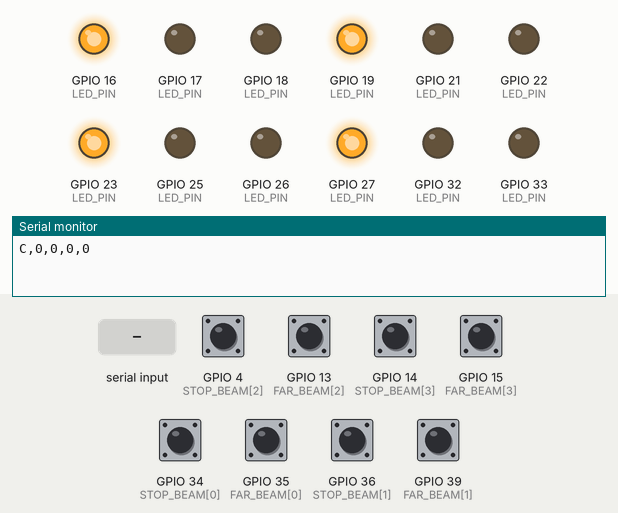
A sketch run on a simulated ESP32. On the bench: output pins drawn as LEDs (lit = HIGH), the last lines printed to the serial monitor. The test bench sets the inputs (shaded band); at power-on: GPIO 4 (STOP_BEAM[2]), GPIO 13 (FAR_BEAM[2]), GPIO 14 (STOP_BEAM[3]), GPIO 15 (FAR_BEAM[3]), GPIO 34 (STOP_BEAM[0]), GPIO 35 (FAR_BEAM[0]), GPIO 36 (STOP_BEAM[1]), GPIO 39 (FAR_BEAM[1]) HIGH.

Above: at 1.2 s.
1.3 s: "S,\n" received over Serial
4.3 s: "E,\n" received over Serial
At 6.4 s:
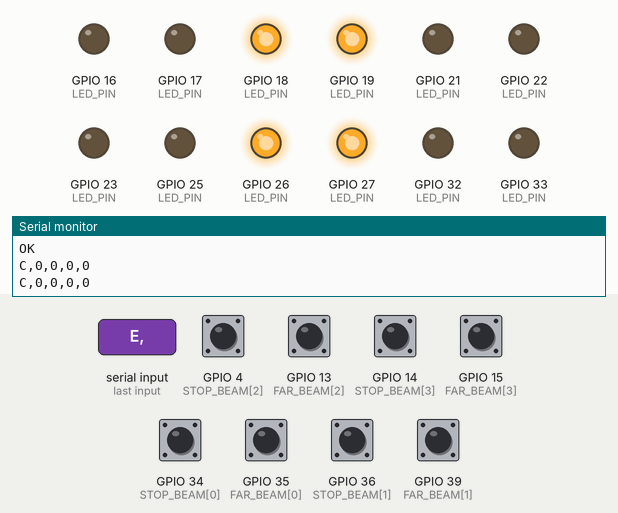
At 31.4 s:
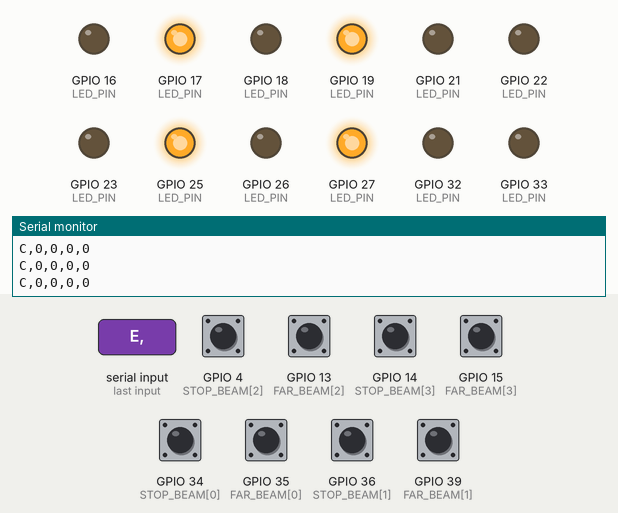
Timing chart, 0 to 36.5 s (numbered marks = the images above; inputs shaded):
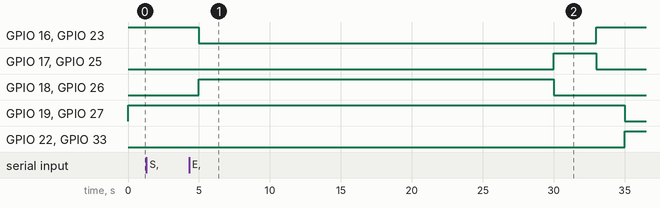

The sketch:

traffic_controller.ino
```cpp
/*
 * traffic_controller.ino - reference firmware for the signal-controller board (ESP32-DevKitC)
 *
 * NOT YET COMPILED OR FLASHED: written to match the serial protocol of the AdaptiveSignal
 * Control Console (prototype/index.html). Check pin numbers against your own wiring before use.
 *
 * Protocol (115200 baud, newline terminated)
 *   PC  -> board  S,<N>,<E>,<S>,<W>   each R | Y | G      set the four signal heads
 *   PC  -> board  E,<N|E|S|W>         emergency vehicle on that approach (informational)
 *   board -> PC   OK                  acknowledgement of every valid command
 *   board -> PC   C,<n>,<e>,<s>,<w>   vehicles currently inside each monitored zone (1 Hz)
 *
 * Safety rules enforced here, independent of the PC
 *   - conflicting greens are refused (N/S and E/W may not be green together)
 *   - a green may not follow a green of the other axis without >= 3 s yellow + 2 s all-red
 *   - if no valid S command arrives for 5 s the board runs a fixed 30 s / 30 s plan
 */

const uint8_t LED_PIN[4][3] = {      // R, Y, G for N, E, S, W
  {16, 17, 18}, {19, 21, 22}, {23, 25, 26}, {27, 32, 33}
};
const uint8_t STOP_BEAM[4] = {34, 36, 4, 14};   // IR beam at the stop line
const uint8_t FAR_BEAM[4]  = {35, 39, 13, 15};  // IR beam at the far end of the zone
const char    APPR[4]      = {'N', 'E', 'S', 'W'};

const uint32_t YELLOW_MS = 3000, ALLRED_MS = 2000, FAILSAFE_MS = 5000, FIXED_GREEN_MS = 30000;
const uint32_t DEBOUNCE_MS = 40;

char     shown[4]  = {'R', 'R', 'R', 'R'};   // what the LEDs currently display
char     wanted[4] = {'R', 'R', 'R', 'R'};   // last command from the PC
uint32_t lastCmdMs = 0;

int      zoneIn[4] = {0, 0, 0, 0}, zoneOut[4] = {0, 0, 0, 0};
bool     farPrev[4] = {false, false, false, false}, stopPrev[4] = {false, false, false, false};
uint32_t farT[4] = {0, 0, 0, 0}, stopT[4] = {0, 0, 0, 0};

// fixed-time fallback state
uint8_t  fbPhase = 0;                // 0 = N/S green, 1 = E/W green
uint8_t  fbStage = 0;                // 0 green, 1 yellow, 2 all red
uint32_t fbStart = 0;

void setHead(uint8_t a, char c) {
  digitalWrite(LED_PIN[a][0], c == 'R');
  digitalWrite(LED_PIN[a][1], c == 'Y');
  digitalWrite(LED_PIN[a][2], c == 'G');
  shown[a] = c;
}

bool conflict(const char s[4]) {     // N/S green together with E/W green
  bool ns = s[0] == 'G' || s[0] == 'Y' || s[2] == 'G' || s[2] == 'Y';
  bool ew = s[1] == 'G' || s[1] == 'Y' || s[3] == 'G' || s[3] == 'Y';
  return ns && ew;
}

void handleLine(String line) {
  line.trim();
  if (line.length() == 0) return;
  if (line.startsWith("S,") && line.length() == 9) {
    char s[4] = {line[2], line[4], line[6], line[8]};
    for (int i = 0; i < 4; i++) if (s[i] != 'R' && s[i] != 'Y' && s[i] != 'G') { Serial.println("ERR"); return; }
    if (conflict(s)) { Serial.println("ERR,CONFLICT"); return; }
    memcpy(wanted, s, 4);
    lastCmdMs = millis();
    Serial.println("OK");
  } else if (line.startsWith("E,")) {
    Serial.println("OK");            // a real build would hold green here as a local fall-back
  } else {
    Serial.println("ERR");
  }
}

void readBeams() {                    // debounced rising edges: far beam = entry, stop beam = exit
  uint32_t now = millis();
  for (int a = 0; a < 4; a++) {
    bool f = digitalRead(FAR_BEAM[a]) == LOW, s = digitalRead(STOP_BEAM[a]) == LOW;   // beam broken = LOW
    if (f && !farPrev[a] && now - farT[a] > DEBOUNCE_MS)  { zoneIn[a]++;  farT[a] = now; }
    if (s && !stopPrev[a] && now - stopT[a] > DEBOUNCE_MS) { zoneOut[a]++; stopT[a] = now; }
    farPrev[a] = f; stopPrev[a] = s;
    if (zoneOut[a] > zoneIn[a]) zoneIn[a] = zoneOut[a];
  }
}

void fallbackPlan(char out[4]) {      // 30 s / 30 s with the same yellow and all-red as the console
  uint32_t t = millis() - fbStart;
  uint32_t lim = fbStage == 0 ? FIXED_GREEN_MS : fbStage == 1 ? YELLOW_MS : ALLRED_MS;
  if (t >= lim) {
    fbStart = millis();
    if (fbStage == 0) fbStage = 1;
    else if (fbStage == 1) fbStage = 2;
    else { fbStage = 0; fbPhase ^= 1; }
  }
  for (int a = 0; a < 4; a++) {
    bool mine = (a % 2) == fbPhase;
    out[a] = (mine && fbStage == 0) ? 'G' : (mine && fbStage == 1) ? 'Y' : 'R';
  }
}

void setup() {
  Serial.begin(115200);
  for (int a = 0; a < 4; a++) {
    for (int k = 0; k < 3; k++) pinMode(LED_PIN[a][k], OUTPUT);
    pinMode(STOP_BEAM[a], INPUT_PULLUP);   // pins 34-39 have no internal pull-up: add 10 k to 3.3 V
    pinMode(FAR_BEAM[a], INPUT_PULLUP);
    setHead(a, 'R');
  }
  fbStart = millis();
}

void loop() {
  static String buf;
  static uint32_t lastC = 0;
  while (Serial.available()) {
    char c = Serial.read();
    if (c == '\n') { handleLine(buf); buf = ""; } else if (buf.length() < 32) buf += c;
  }
  readBeams();

  char target[4];
  if (millis() - lastCmdMs < FAILSAFE_MS) memcpy(target, wanted, 4);
  else fallbackPlan(target);
  for (int a = 0; a < 4; a++) if (target[a] != shown[a]) setHead(a, target[a]);

  if (millis() - lastC >= 1000) {
    lastC = millis();
    Serial.print("C");
    for (int a = 0; a < 4; a++) { Serial.print(','); Serial.print(max(0, zoneIn[a] - zoneOut[a])); }
    Serial.println();
  }
}
```
